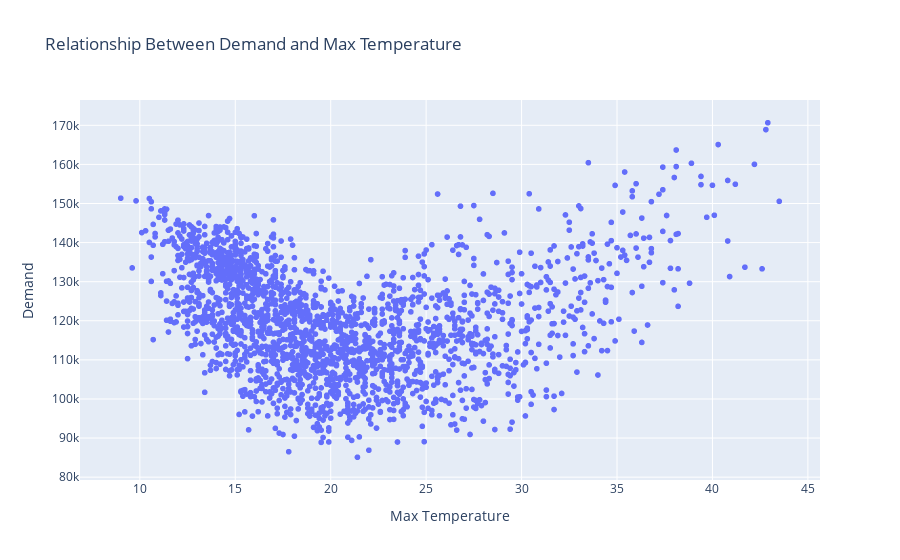

Notebook cell for this chart:
### Markdown cell above
**Relationship Between Demand and Max Temperature**

### Code cell
fig = px.scatter(df, x='max_temperature', y='demand',
                 title='Relationship Between Demand and Max Temperature',
                 labels={'max_temperature': 'Max Temperature', 'demand': 'Demand'})
fig.show()

### Figure 1 — Plotly figure (JSON) as saved in the notebook; plotly's stock layout.template omitted (floating-point values rounded to 4 significant figures; data arrays with more than 128 entries replaced by an {"elided": "..."} marker saying what was removed)
{"data": [{"hovertemplate": "Max Temperature=%{x}<br>Demand=%{y}<extra></extra>", "legendgroup": "", "marker": {"color": "#636efa", "symbol": "circle"}, "mode": "markers", "name": "", "showlegend": false, "type": "scattergl", "x": {"elided": "2106 float values"}, "xaxis": "x", "y": {"elided": "2106 float values"}, "yaxis": "y"}], "layout": {"autosize": true, "legend": {"tracegroupgap": 0}, "title": {"text": "Relationship Between Demand and Max Temperature"}, "xaxis": {"anchor": "y", "autorange": true, "domain": [0, 1], "range": [6.801, 45.7], "title": {"text": "Max Temperature"}, "type": "linear"}, "yaxis": {"anchor": "x", "autorange": true, "domain": [0, 1], "range": [78030.0, 177700.0], "title": {"text": "Demand"}, "type": "linear"}}}
